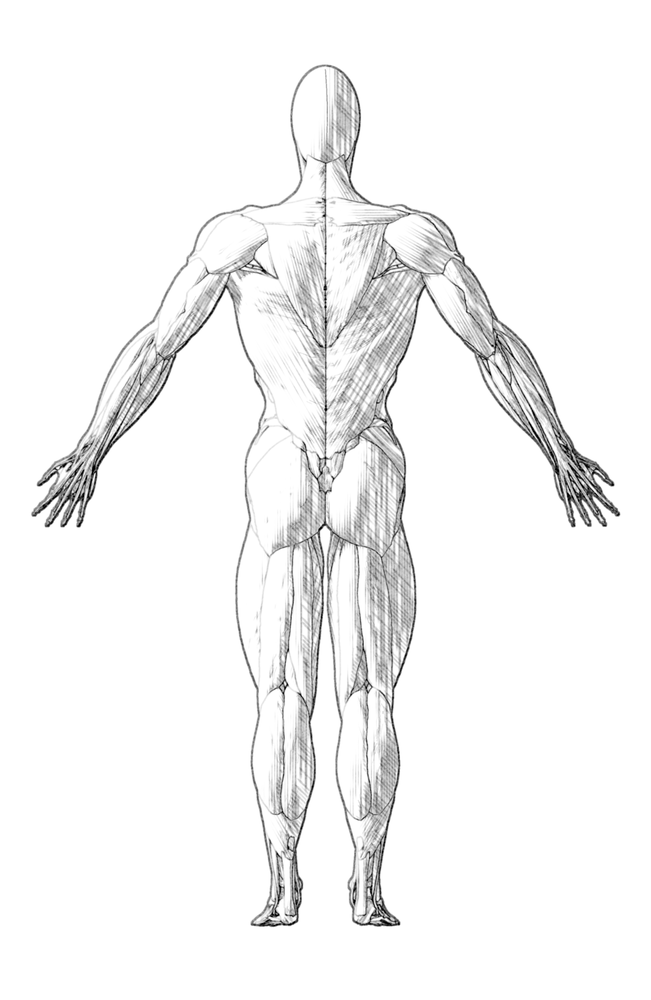
#> input picture art/muscle-back-ink.webp, 651 x 1000 px, shrunk from 2240 x 3440 before the run, given in place of muscle-back-ink.webpshade.png, which was not available
$ python npr.py ../../../art/muscle-back-ink.webp   (older library calls are emulated)
#> lines starting #> are read from the running program, lines starting #| are printed output that depends on the picture; after the words box and inside, x2 and y2 are one past the last pixel; in counts of white or black regions, pixels touching at a corner belong together
"""Turn the 3D renders (shade.png, ids.png) into a graphite pencil drawing.

Outputs (in the work folder):
  g_shade.png   soft tone, as darkness (white = paper, black = full graphite)
  g_ink.png     pencil lines and hatching, as darkness
  g_preview.png the two together on paper, for looking at
"""
import json
import os
import sys

import cv2
import numpy as np
from PIL import Image

WORK = sys.argv[1] if len(sys.argv) > 1 else os.environ.get('OUT', '/home/claude/3d/work/')
rng = np.random.default_rng(7)
SOFT = os.environ.get('STYLE') == 'soft'
TAG = 's_' if SOFT else 'g_'

shade = np.asarray(Image.open(WORK + 'shade.png').convert('RGBA')).astype(np.float32) / 255
idimg = np.asarray(Image.open(WORK + 'ids.png')).astype(np.int64)
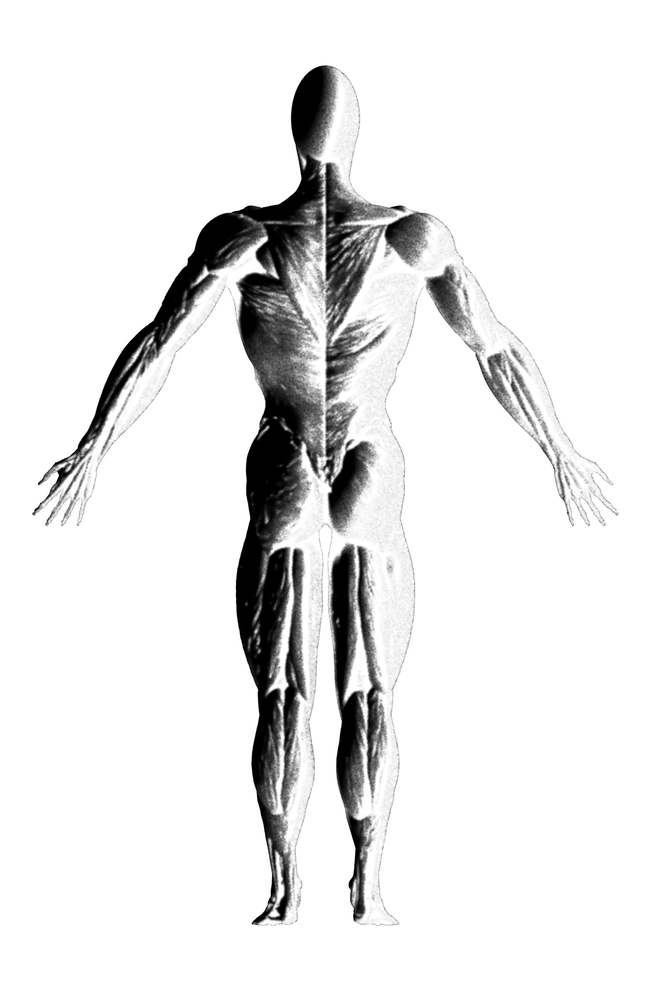
#> input picture art/muscle-back-light.webp, 651 x 1000 px, shrunk from 1120 x 1720 before the run, given in place of muscle-back-ink.webpids.png, which was not available
ids = (idimg[..., 0] << 16) | (idimg[..., 1] << 8) | idimg[..., 2]
#> ids: shape (1000, 651) int64; every value is 0
ids[idimg[..., 3] == 0] = 0
A = shade[..., 3]
L = shade[..., :3].mean(axis=2)
#> L: shape (1000, 651) float32; every value is 0
H, W = L.shape
#> H = 1000; W = 651
inside = A > 0.5
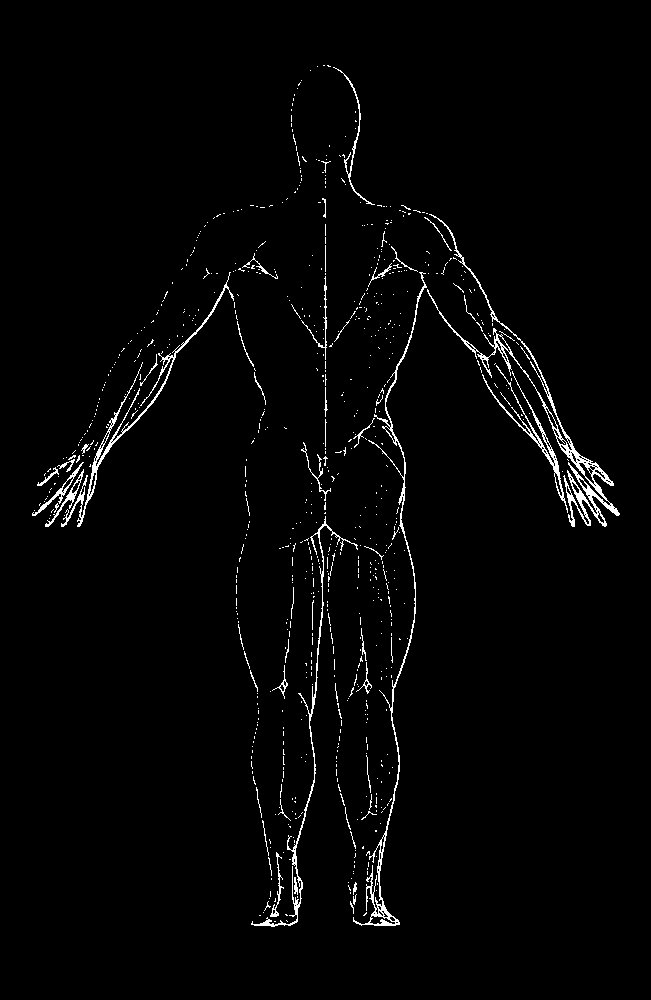
#> inside: shape (1000, 651) bool; 2.1% white in thin lines or dots, all inside (x1, y1, x2, y2) = (32, 65, 620, 927)
S = W / 1300.0   # every size below was tuned at 1300 pixels wide
#> S = 0.501


def smooth(x, s, scaled=True):
    return cv2.GaussianBlur(x, (0, 0), s * (S if scaled else 1))


def smoothstep(a, b, x):
    t = np.clip((x - a) / (b - a), 0, 1)
    return t * t * (3 - 2 * t)


# ----- tone: how dark the graphite is, from the light -----
lo, hi = np.percentile(L[inside], [1, 99.5])
#> lo = 0; hi = 0
T = 1 - np.clip((L - lo) / (hi - lo), 0, 1)        # 0 lit, 1 deepest shadow
#> T: shape (1000, 651) float32; every value is NaN or infinite
T = T ** 0.95
# grooves and creases: darker than their surroundings (the lines between
# the abs, under the pecs, between the heads of a muscle)
cavity = np.clip((smooth(L, 7) - L) * 9, 0, 1)
# the core shadow: the darkest band just where the light turns away, as
# pencil artists draw it (the shadow lightens again toward the far edge)
core = np.exp(-((T - 0.58) / 0.16) ** 2) * 0.22
#> core: shape (1000, 651) float32; every value is NaN or infinite
T = np.clip(T * 1.0 + cavity * 0.8 + core, 0, 1)
T *= A
tone = smooth(T, 1.8 if SOFT else 1.2) * (0.94 if SOFT else 0.7)                        # the soft blended layer

# ----- hatching along each muscle -----
gx_, gy_ = np.meshgrid(np.arange(W, dtype=np.float32), np.arange(H, dtype=np.float32))
SPACING = 5.2 * S   # pixels between strokes
#> SPACING = 2.6

def lowfreq(scale, amp):
    n = smooth(rng.standard_normal((H, W)).astype(np.float32), scale)
    return n * amp / (np.abs(n).max() + 1e-6)

def hatch_field(angle, spacing=SPACING):
    """Parallel pencil strokes at one angle: how close each pixel is to a
    stroke's middle (1) or between strokes (0), and how heavy that stroke is."""
#> called with angle = 0, spacing = 2.6
    nx, ny = -np.sin(angle), np.cos(angle)          # across the strokes
    tx, ty = np.cos(angle), np.sin(angle)           # along the strokes
    u = (gx_ * nx + gy_ * ny) / spacing + lowfreq(60, 0.35)   # a slight wander
    idx = np.floor(u)
    frac = u - idx
    dist = np.abs(frac - 0.5) * 2                    # 0 at a stroke's middle
    along = gx_ * tx + gy_ * ty
    # each stroke has its own weight, and lifts off now and then
    seed = (idx * 12.9898) % 1000
    weight = 0.6 + 0.4 * np.abs(np.sin(seed * 78.233))
    lift = np.sin(along / ((38 + 30 * np.abs(np.sin(seed))) * S) + seed * 3.1)
    on = smoothstep(-0.75, -0.35, lift)
    return dist, weight * on

ANG = np.linspace(0, np.pi, 12, endpoint=False)
fields = [hatch_field(a) for a in ANG]
#> in hatch_field (call 12), `idx = np.floor(u)`:
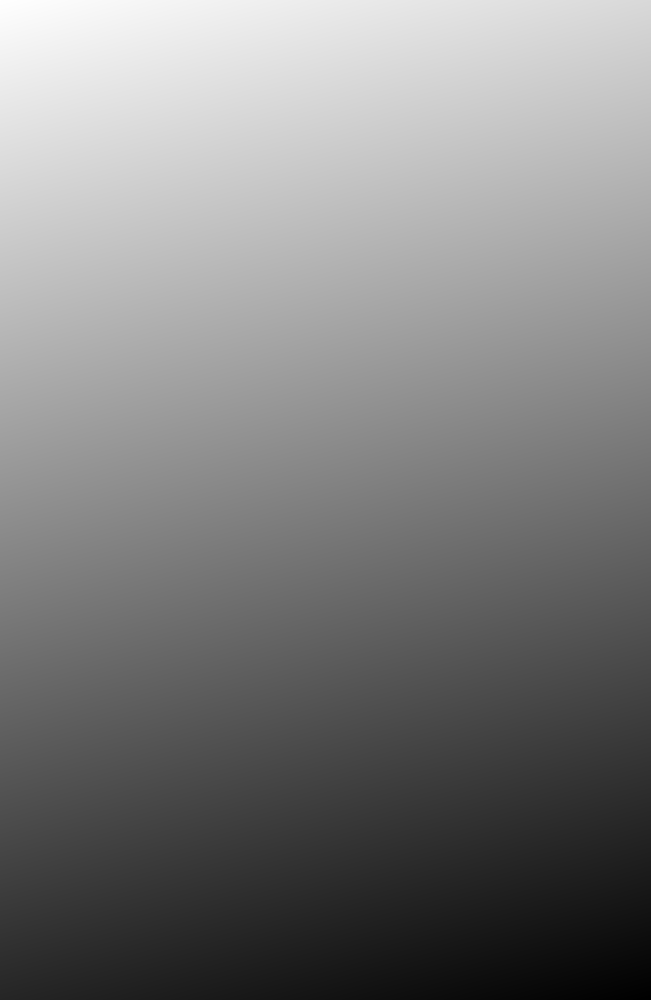
#> u: shape (1000, 651) float32; min -435.3, max 0.158, mean -217.6; drawn with min black and max white

# each region's long direction, from the shape of its pixels
angle_idx = np.full((H, W), -1, np.int32)
for v in np.unique(ids):
    if v == 0:
        continue
    m = (ids == v).astype(np.uint8)
    mo = cv2.moments(m, True)
    if mo['m00'] < 30 * S * S:
        continue
    th = 0.5 * np.arctan2(2 * mo['mu11'], mo['mu20'] - mo['mu02'])
    angle_idx[m > 0] = int(round((th % np.pi) / np.pi * 12)) % 12
#> this loop made 1 pass
#> angle_idx: shape (1000, 651) int32; every value is -1

dist = np.ones((H, W), np.float32)
wgt = np.zeros((H, W), np.float32)
for i in range(12):
    sel = angle_idx == i
    dist[sel] = fields[i][0][sel]
    wgt[sel] = fields[i][1][sel]
#> dist: shape (1000, 651) float32; every value is 1
Tm = smooth(T, 2.5)
# darker tone: the stroke gets wider
width = smoothstep(0.05, 0.95, Tm) * 0.85
hatch_ink = smoothstep(width + 0.12, width - 0.05, dist) * wgt * smoothstep(0.06, 0.3, Tm)
# the darkest places get a second layer across the first, one standard angle
cd, cw = hatch_field(np.pi * 0.25, SPACING * 1.15)
#> in hatch_field (call 13), `lift = np.sin(along / ((38 + 30 * np.abs(np.sin(seed))) * S) + seed * ..`:
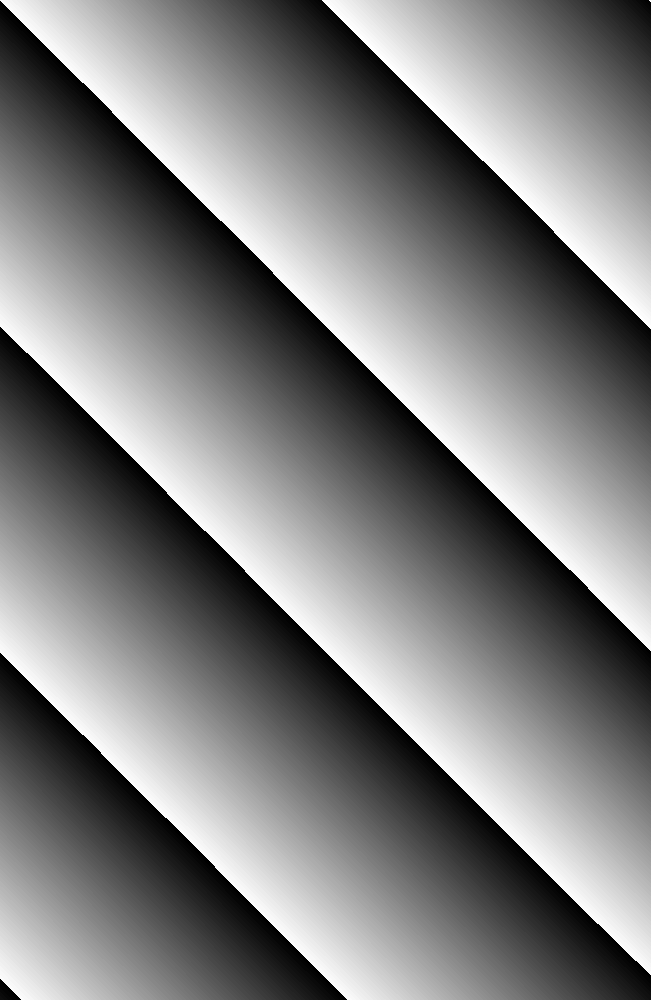
#> seed: shape (1000, 651) float32; min 0, max 999.8, mean 496.1; drawn with min black and max white
cwidth = smoothstep(0.55, 1.0, Tm) * 0.7
cross_ink = smoothstep(cwidth + 0.1, cwidth - 0.05, cd) * cw * smoothstep(0.55, 0.8, Tm)
hatch_ink = np.clip(hatch_ink * (0.32 if SOFT else 0.6) + cross_ink * (0.2 if SOFT else 0.45), 0, 1) * A
if SOFT:
    hatch_ink = smooth(hatch_ink, 0.8)

# ----- edges where muscles meet, and the outline -----
def wobble(img, amp=1.4, scale=40):
    amp *= S
    """Shift the picture by a slow random wander, like a hand."""
    fx = smooth(rng.standard_normal((H, W)).astype(np.float32), scale)
    fy = smooth(rng.standard_normal((H, W)).astype(np.float32), scale)
    fx *= amp / (np.abs(fx).max() + 1e-6)
    fy *= amp / (np.abs(fy).max() + 1e-6)
    gx, gy = np.meshgrid(np.arange(W, dtype=np.float32), np.arange(H, dtype=np.float32))
    return cv2.remap(img, gx + fx, gy + fy, cv2.INTER_LINEAR)

edge = np.zeros((H, W), np.float32)
for dy, dx in ((0, 1), (1, 0), (1, 1), (1, -1)):
    a = ids
    b = np.roll(np.roll(ids, dy, 0), dx, 1)
    edge = np.maximum(edge, (a != b).astype(np.float32))
outline = np.zeros((H, W), np.float32)
am = (A > 0.5).astype(np.uint8)
k = max(3, int(round(3 * S)) | 1)
#> k = 3
outline = cv2.morphologyEx(am, cv2.MORPH_GRADIENT, np.ones((k, k), np.uint8)).astype(np.float32)
#> outline: shape (1000, 651) float32; values 0 (black) and 1 (white), 5.7% white; 260 white regions (163 under 20 px), largest, box (x1, y1, x2, y2) and area: (250, 204, 621, 928) 20321, (31, 240, 279, 528) 6248, (322, 64, 388, 208) 934
inner = edge * (1 - outline)
# dark in shadow, lost in the light
weight = 0.18 + 0.82 * smoothstep(0.05, 0.6, smooth(T, 3))
inner = cv2.dilate(inner, np.ones((max(1, int(round(S))),) * 2, np.uint8)) if S > 1.3 else inner
inner_ink = smooth(inner, 1.0 if SOFT else 0.7) * weight * (1.0 if SOFT else 1.4)
# the outline: firm, heavier on the shadow side (light from the upper left)
gx = cv2.Sobel(smooth(A, 2), cv2.CV_32F, 1, 0)
gy = cv2.Sobel(smooth(A, 2), cv2.CV_32F, 0, 1)
shadow_side = np.clip((-gx * 0.6 - gy * 0.8) / (np.hypot(gx, gy) + 1e-6), -1, 1)   # facing away from the light
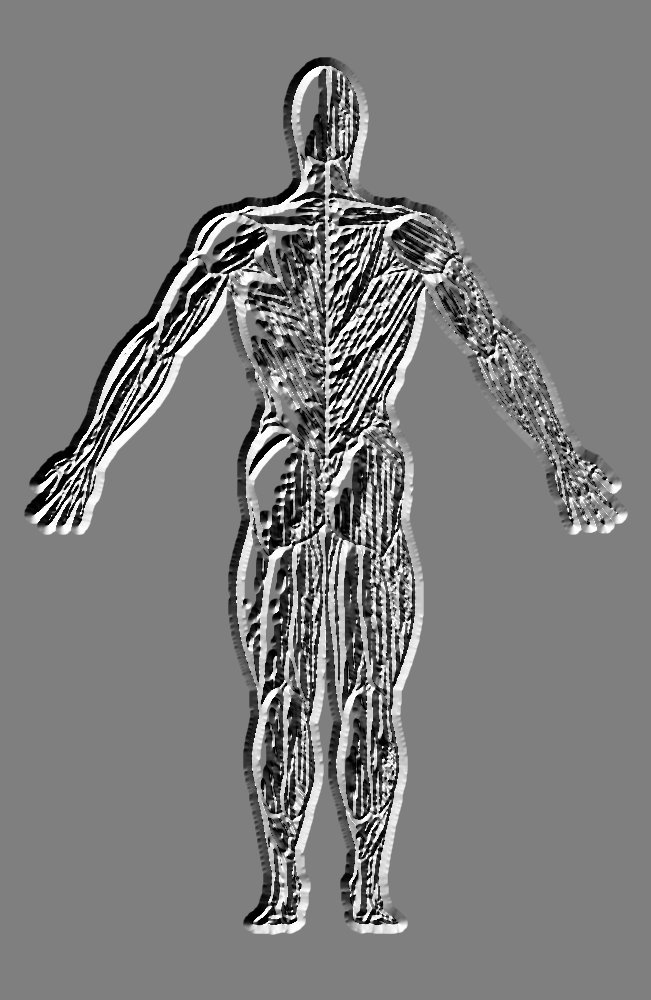
#> shadow_side: shape (1000, 651) float32; min -1, max 1, mean -0.0135; drawn with min black and max white
out_w = 0.55 + 0.45 * (shadow_side * 0.5 + 0.5)
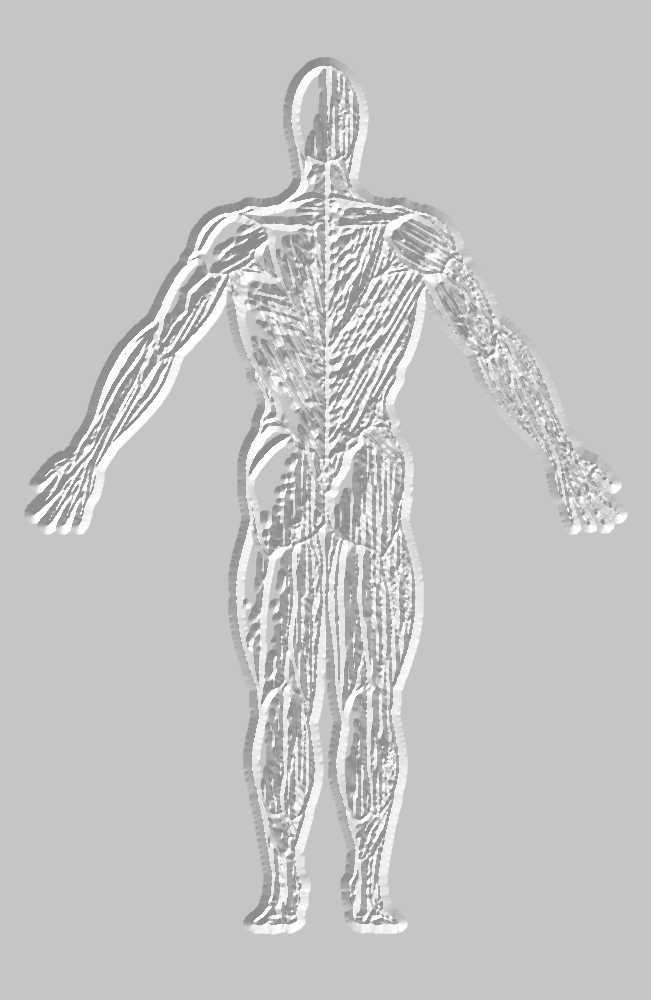
#> out_w: shape (1000, 651) float32; min 0.55, max 1, mean 0.772
outline_ink = smooth(cv2.dilate(outline, np.ones((max(2, int(2 * S)),) * 2, np.uint8)), 0.8 if SOFT else 0.01) * out_w * (0.85 if SOFT else 1)
#> in smooth (call 21), `return cv2.GaussianBlur(x, (0, 0), s * (S if scaled else 1))`: returned value: shape (1000, 651) float32; values 0 (black) and 1 (white), 7.4% white; 176 white regions (67 under 20 px), largest, box (x1, y1, x2, y2) and area: (250, 204, 622, 929) 27500, (31, 240, 280, 529) 8161, (322, 64, 393, 209) 1284
lines = np.clip(np.maximum(inner_ink, outline_ink), 0, 1)
lines = wobble(lines, 1.9 if SOFT else 1.4)
#> in smooth (call 22), `return cv2.GaussianBlur(x, (0, 0), s * (S if scaled else 1))`:
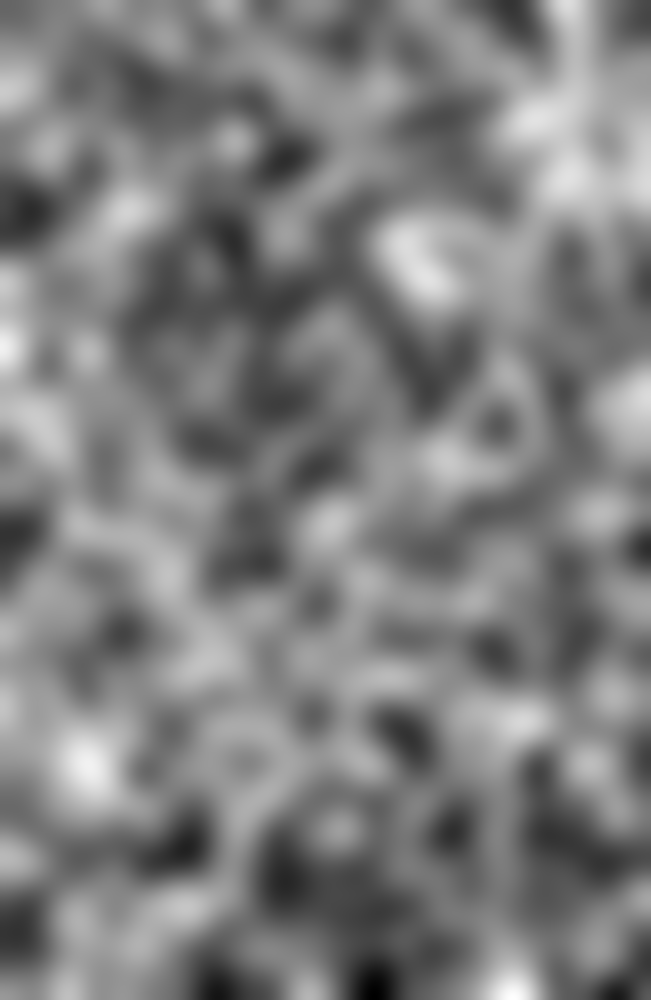
#> returned value: shape (1000, 651) float32; min -0.0515, max 0.0534, mean 0.000749; drawn with min black and max white

# small form lines from the surface itself (striations, tendons)
detail = cv2.Canny((L * 255).astype(np.uint8), 30, 70).astype(np.float32) / 255
detail = smooth(detail, 0.6) * 0.35 * smoothstep(0.1, 0.5, Tm) * A
ink = np.clip(np.maximum(lines, hatch_ink) + detail, 0, 1)

# construction lines on the head: a center line and the brow, eye and nose
# lines, curved round the egg, drawn light like an artist's first lay-in
#> (the run stopped early here; a loop or call above may not have finished)
